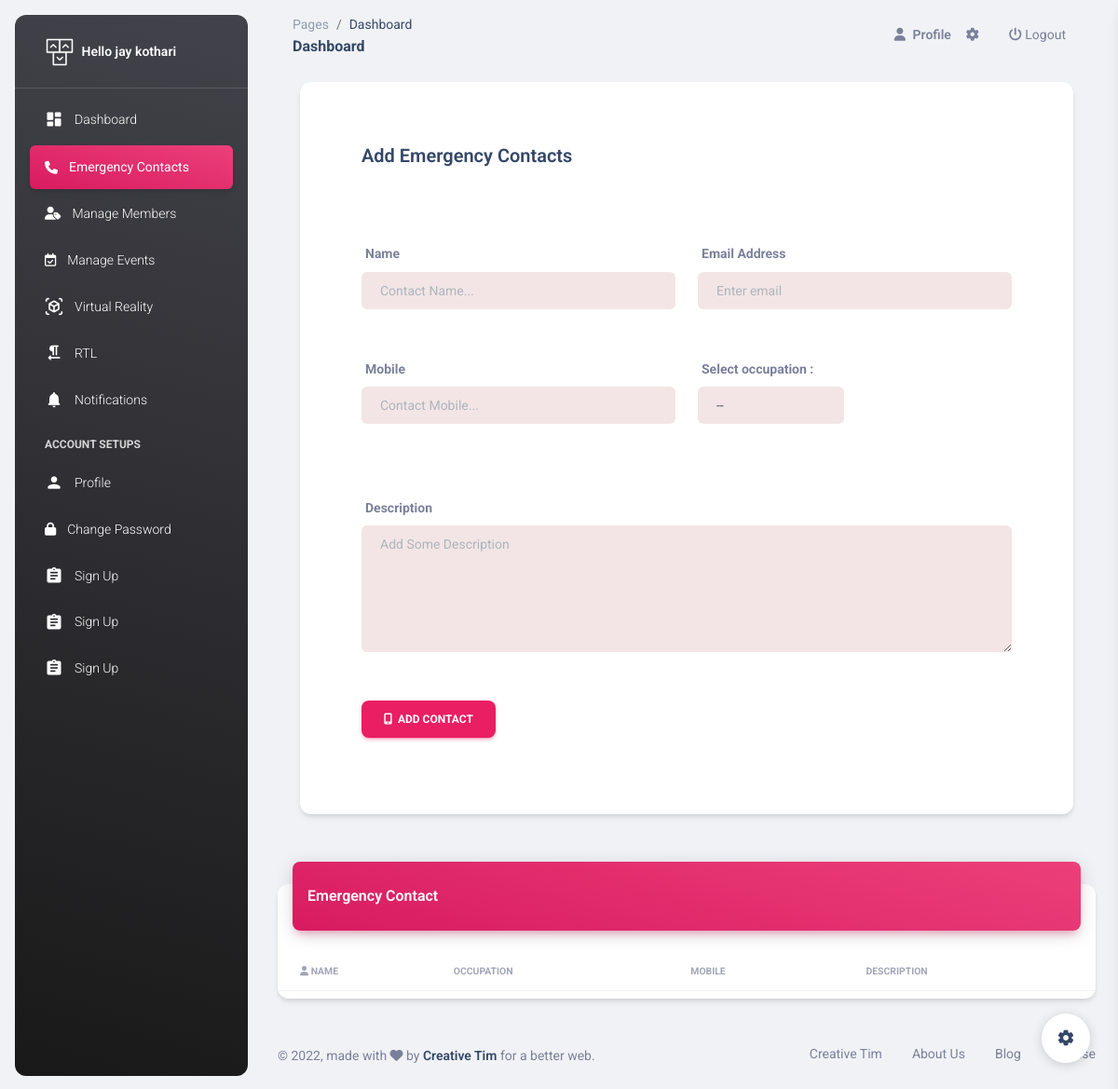
Before: /emergency/ (signed in) with the older database file.
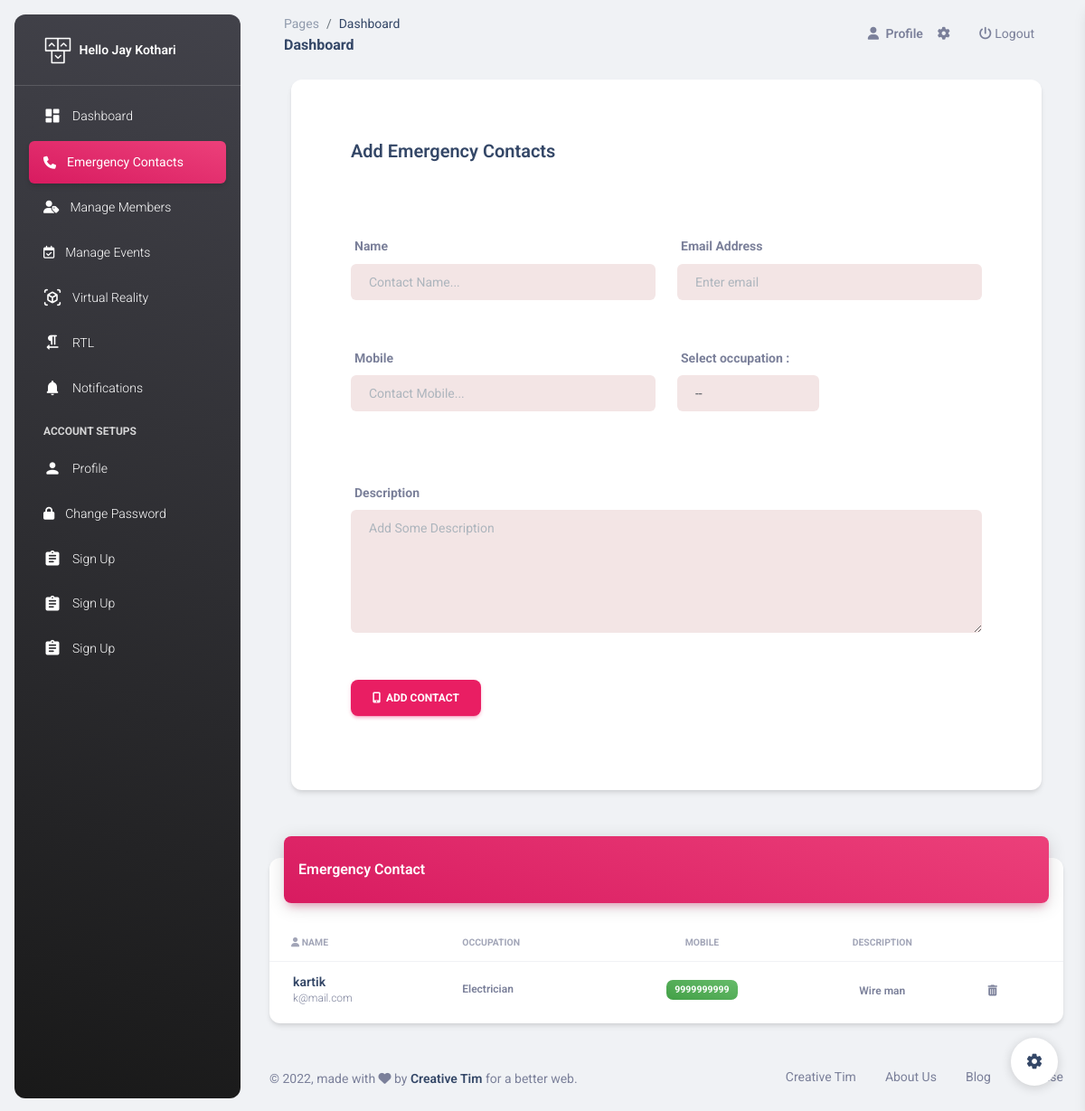
After: the same page with the newer database file.
### SecApp/models.py (models this page shows, shortened)
class SecUser(models.Model):
    name = models.CharField(max_length=50)
    email = models.EmailField(unique=True)
    mobile = models.CharField(max_length=15)
    password = models.CharField(max_length=50)
    pic = models.FileField(upload_to='Profile',default='avatar.png')

class Emergency(models.Model):
    cate_choice = (
        ('Doctor','Doctor'),
        ('Plumber','Plumber'),
        ('Electrician','Electrician'),
        ('Cate','Cate'),
    )
    uid = models.ForeignKey(SecUser,on_delete=models.CASCADE)
    name = models.CharField(max_length=50)
    mobile = models.CharField(max_length=13)
    email = models.EmailField()
    occupation = models.CharField(max_length=50,choices=cate_choice)
    des = models.TextField()

### SecApp/views.py (the view, shortened to what this page needs)
# urls.py: path('emergency/',views.emergency,name='emergency'),
def emergency(request):
    uid = SecUser.objects.get(email = request.session['email'])
    contacts = Emergency.objects.all()[::-1]
    return render(request,'emergency.html',{'uid':uid,'contacts':contacts})

### SecApp/templates/emergency.html (shortened to what this page needs)
{% extends 'sec-header.html' %}
{% load static %}
{% block emergency %}
<li class="nav-item">
  <a class="nav-link text-white  active bg-gradient-primary" href="">
    <div class="text-white text-center me-2 d-flex align-items-center justify-content-center">
      <i class="fa fa-phone"></i>
    </div>
    <span class="nav-link-text ms-1">Emergency Contacts</span>
  </a>
</li>
{% endblock %}
{% block content %}
<br><br><br>
<div class="container-fluid px-2 px-md-4">
    <div class="card card-body mx-3 mx-md-4 mt-n6">
      <div class="row gx-4 mb-2">
        <div class="col-auto my-auto">
          <div class="h-100">
            <h5 class="mb-1" style="margin-left: 50px; margin-top: 50px;">
              Add Emergency Contacts
            </h5>
          </div>
        </div>
      </div>
      <div style="margin: 50px;">
      <form action="{% url 'emergency' %}" method="POST">
        <div class="row">
            <div class="form-group col-6">
                <label for="exampleInputPassword1"><b>Name</b></label>
                <input type="text" class="form-control" style="background-color: rgb(243, 229, 229); padding-left: 20px;" name="name" id="exampleInputPassword1" placeholder="Contact Name..." required>
            </div>
            <div class="form-group col-6">
                <label for="exampleInputEmail1"><b>Email Address</b></label>
                <input type="email" name="email"  class="form-control" id="exampleInputEmail1" style="background-color: rgb(243, 229, 229); padding-left: 20px;" aria-describedby="emailHelp" required placeholder="Enter email">
            </div>
        </div><br><br>
        <div class="row">
            <div class="form-group col-6">
                <label for="exampleInputPassword1"><b>Mobile</b></label>
                <input type="text" class="form-control"  style="background-color: rgb(243, 229, 229); padding-left: 20px;" name="mobile" id="exampleInputPassword1" placeholder="Contact Mobile..." required>
            </div>
            <div class="form-group col-3">
                <label for="exampleInputEmail1"><b>Select occupation : </b></label>
                <select name="occupation" style="background-color: rgb(243, 229, 229); padding-left: 20px;" class="form-control" id=""  required>
                  <option value="" selected>--</option>
                </select>
              </div>
        </div><br><br><br>
        <div class="row">
          <div class="form-group col-12">
              <label for="exampleInputPassword1"><b>Description</b></label>
              <textarea name="des" class="form-control" placeholder="Add Some Description" style="background-color: rgb(243, 229, 229); padding-left: 20px;" id="" cols="30" rows="5" required></textarea>
          </div>
      </div><br><br>
        <button type="submit" class="btn btn-primary"><i class="fa fa-mobile"></i> &nbsp;Add Contact</button>
      </form>
    </div>
    </div>
    <br><br>
  <div class="row">
    <div class="col-12">
      <div class="card my-4">
        <div class="card-header p-0 position-relative mt-n4 mx-3 z-index-2">
          <div class="bg-gradient-primary shadow-primary border-radius-lg pt-4 pb-3">
            <h6 class="text-white text-capitalize ps-3">Emergency Contact</h6>
          </div>
        </div>
        <div class="card-body px-0 pb-2">
          <div class="table-responsive p-0">
            <table class="table align-items-center mb-0">
              <thead>
                <tr>
                  <th class="text-uppercase text-secondary text-xxs font-weight-bolder opacity-7 Center"><i class="fa fa-user"></i> Name</th>
                  <th class="text-uppercase text-secondary text-xxs font-weight-bolder opacity-7 ps-2">Occupation</th>
                  <th class="text-center text-uppercase text-secondary text-xxs font-weight-bolder opacity-7">Mobile</th>
                  <th class="text-center text-uppercase text-secondary text-xxs font-weight-bolder opacity-7">Description</th>
                  <th class="text-secondary opacity-7"></th>
                </tr>
              </thead>
              <tbody>
                {% for one in contacts %}
                <tr>
                  <td>
                    <div class="d-flex px-2 py-1">
                      <div class="d-flex flex-column justify-content-center" style="margin-left: 10px;">
                        <h6 class="mb-0 text-sm">{{one.name}}</h6>
                        <a href="mailto:{{one.mail}}"><p class="text-xs text-secondary mb-0">{{one.email}}</p></a>
                      </div>
                    </div>
                  </td>
                  <td>
                    <p class="text-xs font-weight-bold mb-0">{{one.occupation}}</p>
                  </td>
                  <td class="align-middle text-center text-sm">
                    <a href="tel:{{one.mobile}}"><span class="badge badge-sm bg-gradient-success">{{one.mobile}}</span></a>
                  </td>
                  <td class="align-middle text-center">
                    <span class="text-secondary text-xs font-weight-bold">{{one.des}}</span>
                  </td>
                  <td class="align-middle">
                    <a href="{% url 'delete-emergency' one.id %}" class="text-secondary font-weight-bold text-xs" data-toggle="tooltip" data-original-title="Edit user">
                      <i class="fa fa-trash"></i>
                    </a>
                  </td>
                </tr>
                {% endfor %}
              </tbody>
            </table>
          </div>
        </div>
      </div>
    </div>
  </div>
  </div>
{% endblock %}

### SecApp/templates/sec-header.html (shortened to what this page needs)
{% load static %}
<!DOCTYPE html>
<html lang="en">
<head>
  <link href="{% static 'assets/css/nucleo-icons.css' %}" rel="stylesheet" />
  <link href="{% static 'assets/css/nucleo-svg.css' %}" rel="stylesheet" />
  <link id="pagestyle" href="{% static 'assets/css/material-dashboard.css' %}" rel="stylesheet" />
</head>
<body class="g-sidenav-show  bg-gray-200">
  <aside class="sidenav navbar navbar-vertical navbar-expand-xs border-0 border-radius-xl my-3 fixed-start ms-3   bg-gradient-dark" id="sidenav-main">
    <div class="sidenav-header">
      <a class="navbar-brand m-0" href=" https://demos.creative-tim.com/material-dashboard/pages/dashboard " target="_blank">
        <img src="{% static 'assets/img/logo-ct.png' %}" class="navbar-brand-img h-100" alt="main_logo">
        <span class="ms-1 font-weight-bold text-white">Hello {{uid.name}}</span>
      </a>
    </div>
    <hr class="horizontal light mt-0 mb-2">
      <ul class="navbar-nav">
        {% block dashboard %}
        <li class="nav-item">
          <a class="nav-link text-white" href="{% url 'index' %}">
            <div class="text-white text-center me-2 d-flex align-items-center justify-content-center">
              <i class="material-icons opacity-10">dashboard</i>
            </div>
            <span class="nav-link-text ms-1">Dashboard</span>
          </a>
        </li>
        {% endblock %}
        {% block emergency %}{% endblock %}
        {% block add_member %}
        <li class="nav-item">
          <a class="nav-link text-white " href="{% url 'add-member' %}">
            <div class="text-white text-center me-2 d-flex align-items-center justify-content-center">
              <i class="fa fa-user-tag"></i>
            </div>
            <span class="nav-link-text ms-1">Manage Members</span>
          </a>
        </li>
        {% endblock %}
        {% block event %}
        <li class="nav-item">
          <a class="nav-link text-white " href="{% url 'add-event' %}">
            <div class="text-white text-center me-2 d-flex align-items-center justify-content-center">
              <i class="fa fa-calendar-check-o"></i>
            </div>
            <span class="nav-link-text ms-1">Manage Events</span>
          </a>
        </li>
        {% endblock %}
        <li class="nav-item">
          <a class="nav-link text-white " href="./pages/virtual-reality.html">
            <div class="text-white text-center me-2 d-flex align-items-center justify-content-center">
              <i class="material-icons opacity-10">view_in_ar</i>
            </div>
            <span class="nav-link-text ms-1">Virtual Reality</span>
          </a>
        </li>
        <li class="nav-item">
          <a class="nav-link text-white " href="./pages/rtl.html">
            <div class="text-white text-center me-2 d-flex align-items-center justify-content-center">
              <i class="material-icons opacity-10">format_textdirection_r_to_l</i>
            </div>
            <span class="nav-link-text ms-1">RTL</span>
          </a>
        </li>
        <li class="nav-item">
          <a class="nav-link text-white " href="./pages/notifications.html">
            <div class="text-white text-center me-2 d-flex align-items-center justify-content-center">
              <i class="material-icons opacity-10">notifications</i>
            </div>
            <span class="nav-link-text ms-1">Notifications</span>
          </a>
        </li>
        <li class="nav-item mt-3">
          <h6 class="ps-4 ms-2 text-uppercase text-xs text-white font-weight-bolder opacity-8">Account Setups</h6>
        </li>
        {% block profile %}
        <li class="nav-item">
          <a class="nav-link text-white " href="{% url 'profile' %}">
            <div class="text-white text-center me-2 d-flex align-items-center justify-content-center">
              <i class="material-icons opacity-10">person</i>
            </div>
            <span class="nav-link-text ms-1">Profile</span>
          </a>
        </li>
        {% endblock %}
        {% block password %}
        <li class="nav-item">
          <a class="nav-link text-white " href="{% url 'change-password' %}">
            <div class="text-white text-center me-2 d-flex align-items-center justify-content-center">
              <i class="fa fa-lock"></i>
            </div>
            <span class="nav-link-text ms-1">Change Password</span>
          </a>
        </li>
        {% endblock %}
        <li class="nav-item">
          <a class="nav-link text-white " href="./pages/sign-up.html">
            <div class="text-white text-center me-2 d-flex align-items-center justify-content-center">
              <i class="material-icons opacity-10">assignment</i>
            </div>
            <span class="nav-link-text ms-1">Sign Up</span>
          </a>
        </li>
        <li class="nav-item">
          <a class="nav-link text-white " href="./pages/sign-up.html">
            <div class="text-white text-center me-2 d-flex align-items-center justify-content-center">
              <i class="material-icons opacity-10">assignment</i>
            </div>
            <span class="nav-link-text ms-1">Sign Up</span>
          </a>
        </li>
        <li class="nav-item">
          <a class="nav-link text-white " href="./pages/sign-up.html">
            <div class="text-white text-center me-2 d-flex align-items-center justify-content-center">
              <i class="material-icons opacity-10">assignment</i>
            </div>
            <span class="nav-link-text ms-1">Sign Up</span>
          </a>
        </li>
      </ul>
  </aside>
  <main class="main-content position-relative max-height-vh-100 h-100 border-radius-lg ">
    <nav class="navbar navbar-main navbar-expand-lg px-0 mx-4 shadow-none border-radius-xl" id="navbarBlur" navbar-scroll="true">
      <div class="container-fluid py-1 px-3">
        <nav aria-label="breadcrumb">
          <ol class="breadcrumb bg-transparent mb-0 pb-0 pt-1 px-0 me-sm-6 me-5">
            <li class="breadcrumb-item text-sm"><a class="opacity-5 text-dark" href="javascript:;">Pages</a></li>
            <li class="breadcrumb-item text-sm text-dark active" aria-current="page">Dashboard</li>
          </ol>
          <h6 class="font-weight-bolder mb-0">Dashboard</h6>
        </nav>
        <div class="collapse navbar-collapse mt-sm-0 mt-2 me-md-0 me-sm-4" id="navbar">
          <ul class="navbar-nav  justify-content-end">
            <li class="nav-item d-flex align-items-center">
              <a href="{% url 'profile' %}" class="nav-link text-body font-weight-bold px-0">
                <i class="fa fa-user me-sm-1"></i>
                <span class="d-sm-inline d-none">Profile</span>
              </a>
            </li>
            <li class="nav-item px-3 d-flex align-items-center">
              <a href="javascript:;" class="nav-link text-body p-0">
                <i class="fa fa-cog fixed-plugin-button-nav cursor-pointer"></i>
              </a>
            </li>
            <li class="nav-item px-3 d-flex align-items-center">
                <a href="{% url 'logout' %}" class="nav-link text-body p-0">
                  <i class="fa fa-power-off"></i> Logout
                </a>
            </li>
          </ul>
        </div>
      </div>
    </nav>
{% block content %}
{% endblock %}
<footer class="footer py-4  ">
    <div class="container-fluid">
      <div class="row align-items-center justify-content-lg-between">
        <div class="col-lg-6 mb-lg-0 mb-4">
          <div class="copyright text-center text-sm text-muted text-lg-start">
            © ,
            made with <i class="fa fa-heart"></i> by
            <a href="" class="font-weight-bold" target="_blank">Creative Tim</a>
            for a better web.
          </div>
        </div>
        <div class="col-lg-6">
          <ul class="nav nav-footer justify-content-center justify-content-lg-end">
            <li class="nav-item">
              <a href="" class="nav-link text-muted">Creative Tim</a>
            </li>
            <li class="nav-item">
              <a href="" class="nav-link text-muted">About Us</a>
            </li>
            <li class="nav-item">
              <a href="" class="nav-link text-muted">Blog</a>
            </li>
            <li class="nav-item">
              <a href="" class="nav-link pe-0 text-muted">License</a>
            </li>
          </ul>
        </div>
      </div>
    </div>
  </footer>
</main>
<div class="fixed-plugin">
<a class="fixed-plugin-button text-dark position-fixed px-3 py-2">
  <i class="material-icons py-2">settings</i>
</a>
</div>
</body>
</html>

Changed rows visible on the page:
changed SecUser: name "jay kothari" → "Jay Kothari"
added Emergency: name "kartik", email "k@mail.com", occupation "Electrician", mobile "9999999999", des "Wire man"
